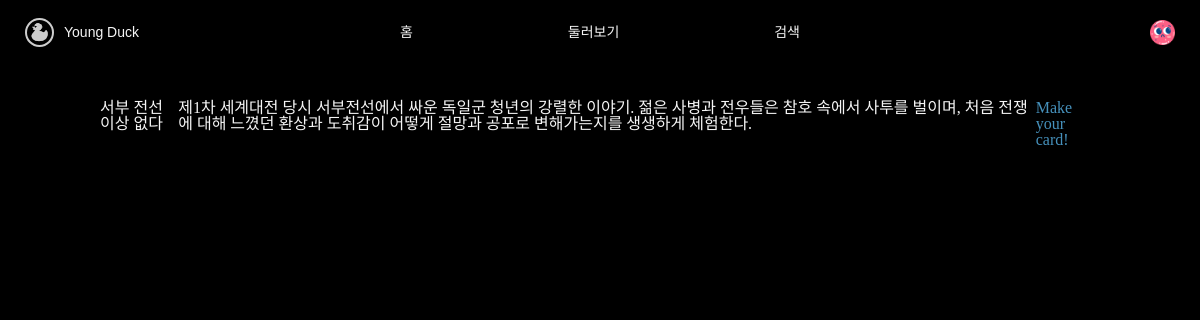
The page /movies/49046/ (signed in) on the database its author committed.
### accounts/models.py (models this page shows)
class User(AbstractUser):
    followings = models.ManyToManyField('self', symmetrical=False, related_name='followers')

class Profile(models.Model):
    user = models.OneToOneField(settings.AUTH_USER_MODEL, on_delete=models.CASCADE, related_name='profile')
    nickname = models.CharField(
        max_length=50,
        blank=True,
        )
    profile_img = models.ImageField(
        default='images/icons/{}.png'.format(random.randrange(1, 20)),
        upload_to=profiles_image_path,
        )

### movies/models.py (models this page shows)
class Movie(models.Model):
    title = models.CharField(max_length=100)
    released_date = models.DateField()
    popularity = models.FloatField()
    vote_average = models.FloatField()
    vote_count = models.IntegerField()
    homepage = models.CharField(max_length=100, blank=True)
    runtime = models.IntegerField()
    status = models.CharField(max_length=50, blank=True)
    overview = models.TextField()
    poster_path = models.CharField(max_length=200, blank=True)
    backdrop_path = models.CharField(max_length=200, blank=True)
    budget = models.IntegerField()
    video = models.CharField(max_length=100, blank=True)
    director = models.CharField(max_length=100)
    click_count = models.IntegerField()
    genres = models.ManyToManyField(Genre)
    people = models.ManyToManyField(People, blank=True)

### movies/views.py (the view)
# urls.py: path('<int:movie_pk>/', views.detail, name='detail'),
def detail(request, movie_pk):
    movie = get_object_or_404(Movie, pk=movie_pk)
    context = {
        'movie' : movie,
    }
    return render(request, 'movies/detail.html', context)

### movies/templates/movies/detail.html (shortened to what this page needs)
{% extends 'base.html' %}
{% block content %}
    <div class="container" style="margin: 100px;">
        <h1>{{ movie.title }}</h1>
        <p>{{ movie.overview }}</p>
        <a href="{% url 'movies:search_book' movie.pk %}">Make your card!</a>
    </div>
{% endblock content %}

### templates/_nav.html (shortened to what this page needs)
{% if user.is_authenticated %}
<div id="navbar" class="horizontal">
  <div id="navbar-left" class="horizontal">
    <div id="nav-logo"></div>
    <div id="nav-title">Young Duck</div>
  </div>
  <div id="navbar-center" class="horizontal">
    <div id="nav-home">
      <span class="navbar__span">홈</span>
    </div>
    <div id="nav-around">
      <span class="navbar__span">둘러보기</span>
    </div>
    <div id="nav-search">
      <span class="navbar__span">검색</span>
    </div>
  </div>
  <div id="navbar-right" class="horizontal">
    <div id="nav-profile" style="background-image: url('{{ user.profile.profile_img.url }}'); background-size: 100%;"></div>
  </div>
</div>
{% endif %}

### static/css/style.css (style rules this page uses)
.horizontal { flex-direction: row; flex-wrap: wrap; align-items: center; }
body { background-color: black; color: #f5f5f5; }

### static/css/nav.css (style rules this page uses)
div { display: flex; }
#navbar { position: fixed; top: 0; width: 100%; height: 64px; justify-content: space-between; background-color: black; font-family: 'Noto Sans KR', sans-serif; font-size: 14px; font-weight: 400; color: #f5f5f5; }
.navbar__span { height: fit-content; }
#navbar-left { width: 300px; height: 64px; padding: 0px 25px 0px 25px; }
#nav-logo { width: 25px; height: 25px; background-image: url('../images/logo/logo_tmp.png'); background-size: 100%; align-items: center; margin-right: 10px; cursor: pointer; border-radius: 25px; border: 2px solid #cdcdcd; }
#nav-title { width: 200px; height: 25px; align-items: center; cursor: pointer; }
#navbar-center { width: 400px; height: 64px; justify-content: space-between; }
#nav-home { height: 25px; width: fit-content; align-items: center; cursor: pointer; }
#nav-around { height: 25px; width: fit-content; align-items: center; cursor: pointer; }
#nav-search { height: 25px; width: fit-content; align-items: center; cursor: pointer; }
#navbar-right { width: 300px; height: 64px; padding: 0px 25px 0px 25px; justify-content: flex-end; }
#nav-profile { height: 25px; width: 25px; align-items: center; cursor: pointer; }

### static/css/account-update.css (style rules this page uses)
a { text-decoration-line: none; }
a:link { color: #4691BC; }

### rows shown on the page
User: profile.profile_img (picture)
Movie: title "서부 전선 이상 없다", overview "제1차 세계대전 당시 서부전선에서 싸운 독일군 청년의 강렬한 이야기. 젊은 사병과 전우들은 참호 속에서 사투를 벌이며, 처음 전쟁에 대해 느꼈던 환상과 도취감이 어떻게 절망과 공포로 변해가는지를 생생하게 체험한다."
